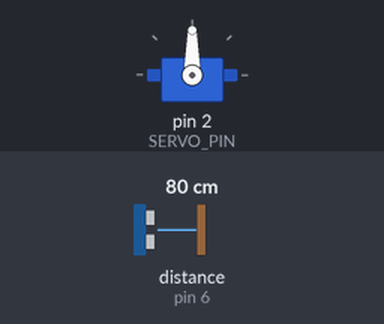
A sketch run on a simulated Arduino Uno, built with avr-gcc and run on an emulated ATmega328P. On the bench: servo. Wiring (inferred from the names in the program): ultrasonic range finder: trigger pin 7; echo pin 6. The test bench sets the inputs (shaded band); at power-on: distance to the obstacle (sensor on pin 6) 80 cm. The echo pulse lasts 58.3 µs per cm; what the sketch prints to the serial monitor is not drawn.

Above: at 1.2 s.
1.3 s: distance to the obstacle (sensor on pin 6) set to 12 cm
3.2 s: distance to the obstacle (sensor on pin 6) set to 9 cm
At 3.81 s:
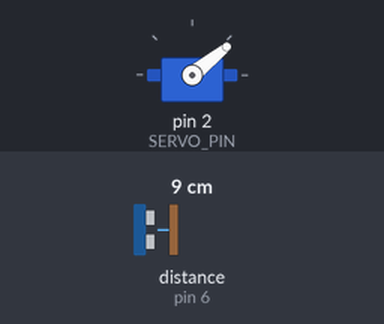
At 6.1 s:
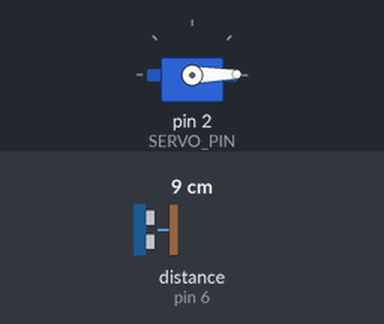
6.2 s: distance to the obstacle (sensor on pin 6) set to 35 cm
At 6.9 s:
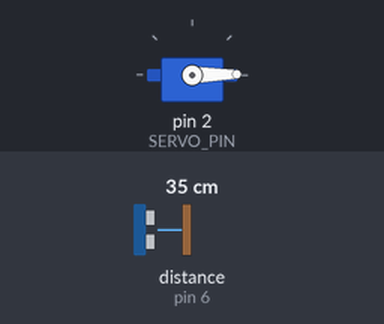
Timing chart, 0 to 9.2 s (numbered marks = the images above; inputs shaded):
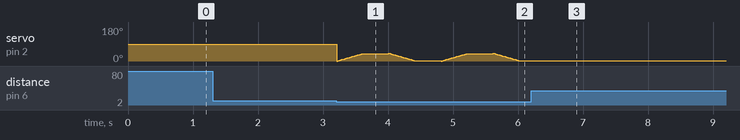

Measured:
- the behaviour switches between 11 and 10 cm on distance to the obstacle (sensor on pin 6) (found by bisection; images 0 and 1)
- after the input at 1.3 s, every drawn part: stays the same
- after the input at 6.2 s, servo on pin 2 (SERVO_PIN): stops changing and stays 1°

The sketch:

Hello_Robot.ino
```cpp
// Include Libraries
#include "Arduino.h"
#include "Servo.h"

// Pin Definitions
#define SERVO_PIN       2
#define ECHO_PIN        6
#define TRIG_PIN        7

Servo servo;
long duration, cm;          // declaring variables
int limit = 10;             // this variable sets the limit of our sensor

void setup()
{
    pinMode(TRIG_PIN, OUTPUT);
    pinMode(ECHO_PIN, INPUT);

    Serial.begin(9600);
    while (!Serial);            // wait for serial port to connect
    Serial.println("Starting");
    servo.attach(SERVO_PIN);
}

void loop()
{
    duration = get_pulse_duration();
    cm = ms_to_cm(duration);
    Serial.println("Distance is: " + cm);
    if (cm < limit) {wave(0, 40);}
}

long get_pulse_duration() { // Sends a pulse from the trigger, and calculates how long it takes to return
    digitalWrite(TRIG_PIN, LOW);
    delayMicroseconds(2);
    digitalWrite(TRIG_PIN, HIGH);
    delayMicroseconds(10);
    digitalWrite(TRIG_PIN, LOW);
    return pulseIn(ECHO_PIN, HIGH);
}

long ms_to_cm(long microseconds) {          // d = v * t
    double speed_sound = 0.0343;            // in centimetres per microseconds
    return microseconds * speed_sound / 2;  // divide by 2 to account for pulse travelling forward and backward
}

void wave(int angle1, int angle2) {                // Angle2 > Angle1
    for (int pos = angle1; pos < angle2; pos++) {  // Slowly rotate towards angle2
        servo.write(pos);
        delay(10);
    }
    delay(400);
    for (int pos = angle2; pos > angle1; pos--) {  // Slowly rotate towards angle1
        servo.write(pos);
        delay(10);
    }
    delay(400);
}
```
